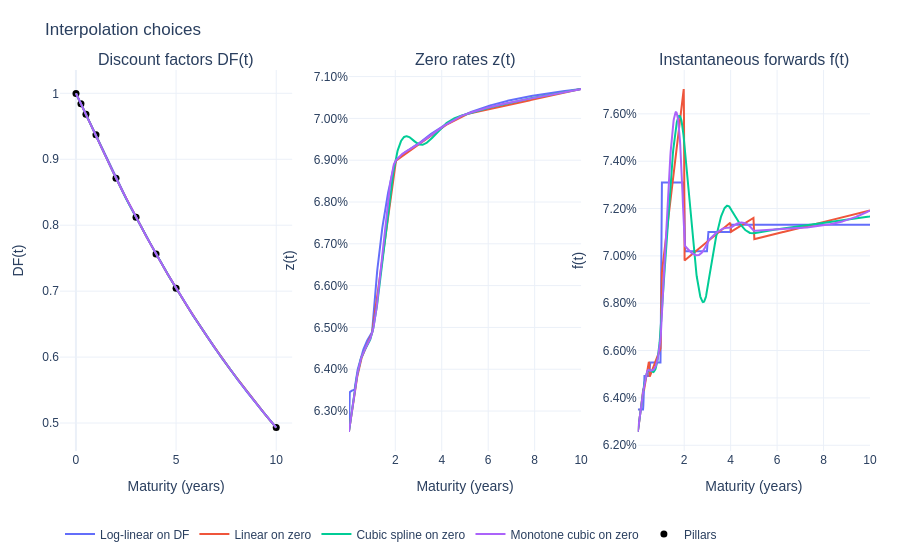

Notebook source saved alongside this figure:
### Code cell
plot_interpolation_examples(market_rates_df, market_rates_df.index[100])

### Figure 1 — Plotly figure (JSON) as saved in the notebook; plotly's stock layout.template omitted (floating-point values rounded to 4 significant figures; data arrays with more than 128 entries replaced by an {"elided": "..."} marker saying what was removed)
{"data": [{"marker": {"color": "black", "size": 7}, "mode": "markers", "name": "Pillars", "type": "scatter", "x": [0.002778, 0.25, 0.5, 1.0, 2.0, 3.0, 4.0, 5.0, 10.0], "xaxis": "x", "y": [0.9998, 0.9843, 0.9684, 0.9372, 0.8711, 0.8121, 0.7564, 0.7044, 0.4931], "yaxis": "y"}, {"legendgroup": "log_linear_df", "legendrank": 10, "line": {"color": "#636EFA"}, "mode": "lines", "name": "Log-linear on DF", "showlegend": true, "type": "scatter", "x": {"elided": "800 float values"}, "xaxis": "x", "y": {"elided": "800 float values"}, "yaxis": "y"}, {"legendgroup": "log_linear_df", "line": {"color": "#636EFA"}, "mode": "lines", "name": "Log-linear on DF", "showlegend": false, "type": "scatter", "x": {"elided": "800 float values"}, "xaxis": "x2", "y": {"elided": "800 float values"}, "yaxis": "y2"}, {"legendgroup": "log_linear_df", "line": {"color": "#636EFA"}, "mode": "lines", "name": "Log-linear on DF", "showlegend": false, "type": "scatter", "x": {"elided": "800 float values"}, "xaxis": "x3", "y": {"elided": "800 float values"}, "yaxis": "y3"}, {"legendgroup": "linear_zero", "legendrank": 11, "line": {"color": "#EF553B"}, "mode": "lines", "name": "Linear on zero", "showlegend": true, "type": "scatter", "x": {"elided": "800 float values"}, "xaxis": "x", "y": {"elided": "800 float values"}, "yaxis": "y"}, {"legendgroup": "linear_zero", "line": {"color": "#EF553B"}, "mode": "lines", "name": "Linear on zero", "showlegend": false, "type": "scatter", "x": {"elided": "800 float values"}, "xaxis": "x2", "y": {"elided": "800 float values"}, "yaxis": "y2"}, {"legendgroup": "linear_zero", "line": {"color": "#EF553B"}, "mode": "lines", "name": "Linear on zero", "showlegend": false, "type": "scatter", "x": {"elided": "800 float values"}, "xaxis": "x3", "y": {"elided": "800 float values"}, "yaxis": "y3"}, {"legendgroup": "cubic_zero", "legendrank": 12, "line": {"color": "#00CC96"}, "mode": "lines", "name": "Cubic spline on zero", "showlegend": true, "type": "scatter", "x": {"elided": "800 float values"}, "xaxis": "x", "y": {"elided": "800 float values"}, "yaxis": "y"}, {"legendgroup": "cubic_zero", "line": {"color": "#00CC96"}, "mode": "lines", "name": "Cubic spline on zero", "showlegend": false, "type": "scatter", "x": {"elided": "800 float values"}, "xaxis": "x2", "y": {"elided": "800 float values"}, "yaxis": "y2"}, {"legendgroup": "cubic_zero", "line": {"color": "#00CC96"}, "mode": "lines", "name": "Cubic spline on zero", "showlegend": false, "type": "scatter", "x": {"elided": "800 float values"}, "xaxis": "x3", "y": {"elided": "800 float values"}, "yaxis": "y3"}, {"legendgroup": "monotone_cubic_zero", "legendrank": 13, "line": {"color": "#AB63FA"}, "mode": "lines", "name": "Monotone cubic on zero", "showlegend": true, "type": "scatter", "x": {"elided": "800 float values"}, "xaxis": "x", "y": {"elided": "800 float values"}, "yaxis": "y"}, {"legendgroup": "monotone_cubic_zero", "line": {"color": "#AB63FA"}, "mode": "lines", "name": "Monotone cubic on zero", "showlegend": false, "type": "scatter", "x": {"elided": "800 float values"}, "xaxis": "x2", "y": {"elided": "800 float values"}, "yaxis": "y2"}, {"legendgroup": "monotone_cubic_zero", "line": {"color": "#AB63FA"}, "mode": "lines", "name": "Monotone cubic on zero", "showlegend": false, "type": "scatter", "x": {"elided": "800 float values"}, "xaxis": "x3", "y": {"elided": "800 float values"}, "yaxis": "y3"}], "layout": {"annotations": [{"font": {"size": 16}, "showarrow": false, "text": "Discount factors DF(t)", "x": 0.1433, "xanchor": "center", "xref": "paper", "y": 1, "yanchor": "bottom", "yref": "paper"}, {"font": {"size": 16}, "showarrow": false, "text": "Zero rates z(t)", "x": 0.5, "xanchor": "center", "xref": "paper", "y": 1, "yanchor": "bottom", "yref": "paper"}, {"font": {"size": 16}, "showarrow": false, "text": "Instantaneous forwards f(t)", "x": 0.8567, "xanchor": "center", "xref": "paper", "y": 1, "yanchor": "bottom", "yref": "paper"}], "font": {"family": "Arial", "size": 12}, "legend": {"groupclick": "togglegroup", "orientation": "h", "x": 0, "xanchor": "left", "y": -0.18, "yanchor": "top"}, "margin": {"b": 70, "l": 60, "r": 30, "t": 70}, "title": {"text": "Interpolation choices"}, "xaxis": {"anchor": "y", "domain": [0, 0.2867], "title": {"text": "Maturity (years)"}}, "xaxis2": {"anchor": "y2", "domain": [0.3567, 0.6433], "title": {"text": "Maturity (years)"}}, "xaxis3": {"anchor": "y3", "domain": [0.7133, 1], "title": {"text": "Maturity (years)"}}, "yaxis": {"anchor": "x", "domain": [0, 1], "title": {"text": "DF(t)"}}, "yaxis2": {"anchor": "x2", "domain": [0, 1], "tickformat": ".2%", "title": {"text": "z(t)"}}, "yaxis3": {"anchor": "x3", "domain": [0, 1], "tickformat": ".2%", "title": {"text": "f(t)"}}}}
